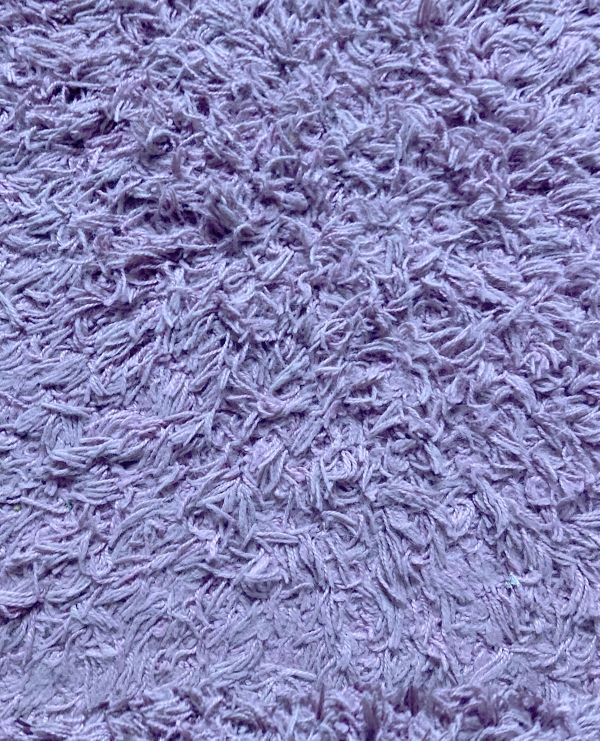
#> input picture assets/photos/carpet-1200.jpg, 1200 x 1481 px (shown at 1/2 size)
$ python -i photo_prep.py   (imports and definitions only)
#> lines starting #> are read from the running program, lines starting #| are printed output that depends on the picture; after the words box and inside, x2 and y2 are one past the last pixel; in counts of white or black regions, pixels touching at a corner belong together
#> further down, picture is the input picture: shape (1481, 1200, 3); mean B, G, R 182.9, 132.3, 134.9
"""Turn a phone photo of a floor sample into the picture the room tool lays.

prepare(src, id, photo, root, floors) finds the sample on its background, cuts it out, evens out the
light (so the window side isn't brighter than the far side once it repeats across a room), and:
  roll  (carpet, sheet vinyl)  makes it repeat without a seam
  plank (vinyl, laminate, wood) turns the boards lengthwise and keeps them as one strip
  tile                          keeps the single tile
It writes assets/floors/<id>.jpg and a square assets/floors/thumbs/<id>.jpg.
"""
import os
import numpy as np
from PIL import Image, ImageOps
from scipy import ndimage

MAX = 2048


def _find_sample(rgb):
    """Bounding box (x0, y0, x1, y1) of the sample, found against the colour of the photo's edges."""
    h, w, _ = rgb.shape
#> h = 1481; w = 1200
    b = max(4, int(min(h, w) * 0.03))
#> b = 36
    border = np.concatenate([rgb[:b].reshape(-1, 3), rgb[-b:].reshape(-1, 3), rgb[:, :b].reshape(-1, 3), rgb[:, -b:].reshape(-1, 3)])
    bg = np.median(border, axis=0)
#> bg = [191, 140, 141]
    dist = np.sqrt(((rgb - bg) ** 2).sum(axis=2))
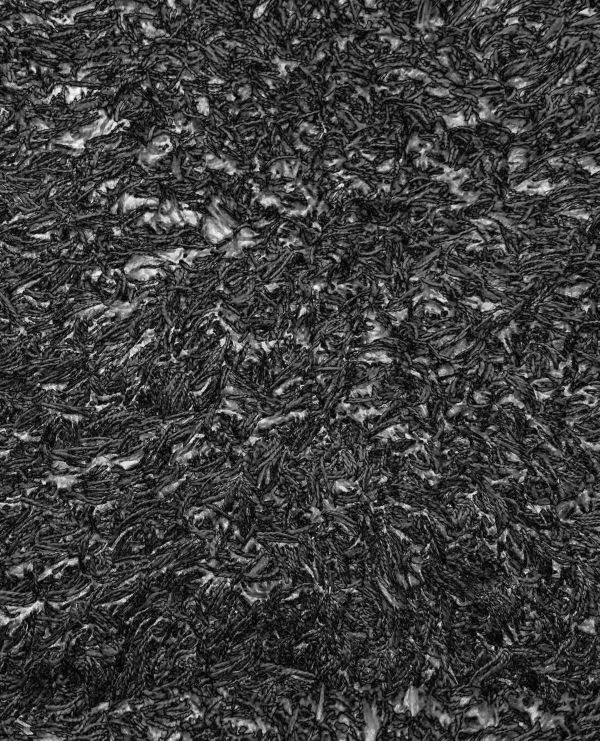
#> dist: shape (1481, 1200) float64 (shown at 1/2 size); min 1, max 261, mean 63.8; drawn with min black and max white
    bd = np.sqrt(((border - bg) ** 2).sum(axis=1))
    thr = max(28.0, float(np.percentile(bd, 90)) * 1.6)
#> thr = 193.5
    mask = ndimage.binary_closing(ndimage.binary_opening(dist > thr, iterations=2), iterations=4)
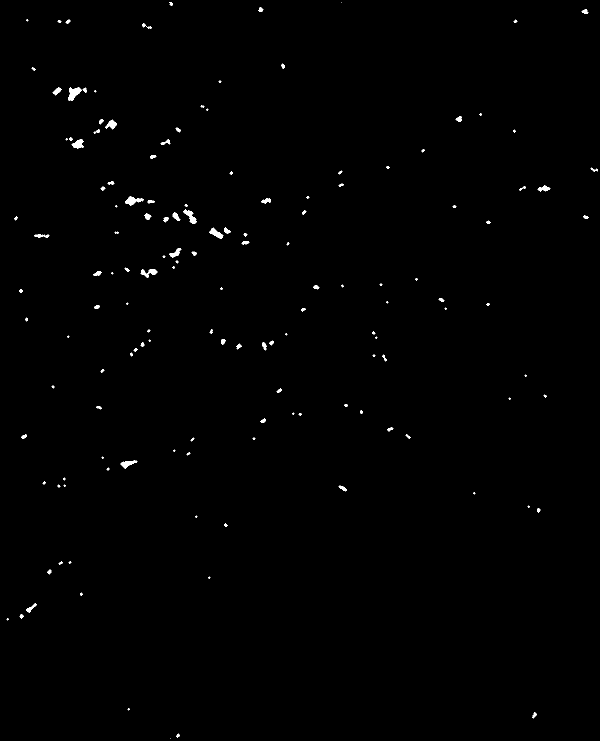
#> mask: shape (1481, 1200) bool (shown at 1/2 size); 0.46% white; 145 white regions (39 under 20 px), largest, box (x1, y1, x2, y2) and area: (136, 175, 164, 202) 424, (250, 393, 288, 412) 340, (367, 419, 393, 448) 324
    lab, n = ndimage.label(mask)
#> lab: shape (1481, 1200) int32; 150 distinct labels, from 0 to 149
#> n = 149
    if n == 0:
        return None
    sizes = ndimage.sum(mask, lab, range(1, n + 1))
#> sizes = 149 values, max 424 at index 17, min 1 at index 1, mean 55.32
    k = int(np.argmax(sizes)) + 1
#> k = 18
    if sizes[k - 1] < 0.08 * h * w:
        return None
    ys, xs = np.nonzero(lab == k)
    # trim the outer few percent: the edge of a sample is often frayed, bevelled or in shadow
    y0, y1, x0, x1 = np.percentile(ys, 0.5), np.percentile(ys, 99.5), np.percentile(xs, 0.5), np.percentile(xs, 99.5)
    dy, dx = (y1 - y0) * 0.025, (x1 - x0) * 0.025
    return int(x0 + dx), int(y0 + dy), int(x1 - dx), int(y1 - dy)


# [82 lines left out: functions _trim_flat, _even_light, _seamless, prepare, not called in this run]

>>> import cv2
>>> picture = cv2.imread('../assets/photos/carpet-1200.jpg')
>>> result = _find_sample(picture)
